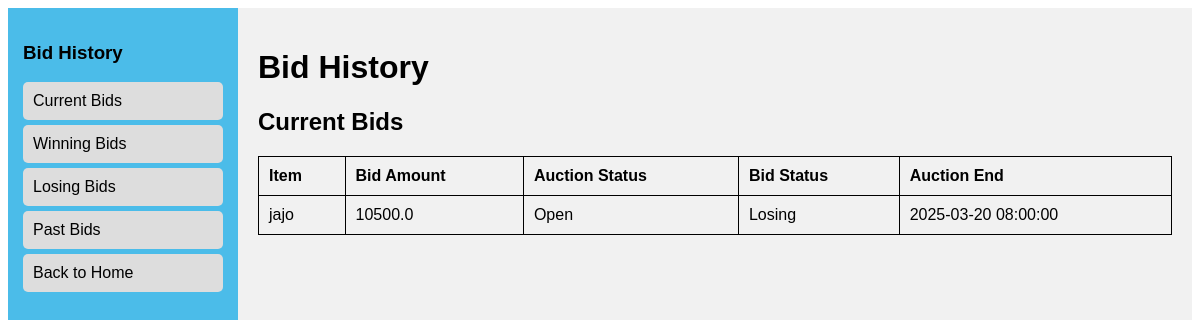
The app's page /bid_history (signed in) with its own data.
### models.py (models this page shows)
class AuctionItem(db.Model):
    id = db.Column(db.Integer, primary_key=True)
    title = db.Column(db.String(100), nullable=False)
    description = db.Column(db.Text, nullable=False)
    starting_price = db.Column(db.Float, nullable=False)
    image = db.Column(db.String(100), nullable=True)
    end_time = db.Column(db.DateTime(timezone=True), nullable=False, default=lambda: datetime.now(timezone.utc))
    bids = db.relationship('Bid', backref='auction_item', lazy=True)
    category = db.Column(db.String(50), nullable=False)  # New field for category
    additional_images = db.relationship('AdditionalImage', back_populates='auction_item', cascade="all, delete-orphan")
    serial_number = db.Column(db.String(50), nullable=True)
    model = db.Column(db.String(50), nullable=True)
    year_of_manufacture = db.Column(db.String(4), nullable=True)
    color = db.Column(db.String(30), nullable=True)
    primary_damage = db.Column(db.String(50), nullable=True)
    secondary_damage = db.Column(db.String(50), nullable=True)
    VIN = db.Column(db.String(17), nullable=True)
    odometer = db.Column(db.Integer, nullable=True)
    working = db.Column(db.String(10), nullable=True)  # Yes/No/Not Applicable
    sale_status = db.Column(db.String(20), default='Open')  # Open, Closed, or Sold

class Bid(db.Model):
    id = db.Column(db.Integer, primary_key=True)
    user_id = db.Column(db.Integer, db.ForeignKey('user.id'), nullable=False)
    auction_id = db.Column(db.Integer, db.ForeignKey('auction_item.id'), nullable=False)
    bid_amount = db.Column(db.Float, nullable=False)
    timestamp = db.Column(db.DateTime, default=datetime.now)
    user = db.relationship('User', backref='bids')

### app.py (the view)
@app.route('/bid_history')
@login_required
def bid_history():
    user_bids = Bid.query.filter_by(user_id=current_user.id).join(AuctionItem).all()
    current_bids = []
    winning_bids = []
    losing_bids = []
    bid_history = []
    for bid in user_bids:
        auction = db.session.get(AuctionItem, bid.auction_id)
        status = get_bid_status(current_user.id, auction)
        bid_info = {
            "item": auction.title,
            "bid_amount": bid.bid_amount,
            "auction_status": auction.sale_status,
            "bid_status": status,
            "auction_end": auction.end_time
        }
        if auction.sale_status == "Open":
            if status == "Winning":
                winning_bids.append(bid_info)
            else:
                losing_bids.append(bid_info)
            current_bids.append(bid_info)
        else:
            bid_info["bid_status"] = "Won" if status == "Winning" else "Lost"
            bid_history.append(bid_info)
    return render_template('bid_history.html', current_bids=current_bids, winning_bids=winning_bids,
                           losing_bids=losing_bids, bid_history=bid_history)

### app.py (called while the page is built)
@app.context_processor
def inject_user_model():
    from models import User  # Import your User model here
    return dict(User=User)

@login_manager.user_loader
def load_user(user_id):
    return db.session.get(User, int(user_id))

def get_bid_status(user_id, auction):
    highest_bid = Bid.query.filter_by(auction_id=auction.id).order_by(Bid.bid_amount.desc()).first()
    if highest_bid and highest_bid.user_id == user_id:
        return "Winning"
    return "Losing"

### templates/bid_history.html (shortened to what this page needs)
<!DOCTYPE html>
<html lang="en">
<head>
</head>
<body>
    <div class="sidebar">
        <h3>Bid History</h3>
        <a href="#" onclick="showTable('current-bids')">Current Bids</a>
        <a href="#" onclick="showTable('winning-bids')">Winning Bids</a>
        <a href="#" onclick="showTable('losing-bids')">Losing Bids</a>
        <a href="#" onclick="showTable('past-bids')">Past Bids</a>
        <a href="{{ url_for('home') }}">Back to Home</a>
    </div>
    <div class="content">
        <h1>Bid History</h1>
        <div id="current-bids" class="table-section">
            <h2>Current Bids</h2>
            <table>
                <tr>
                    <th>Item</th>
                    <th>Bid Amount</th>
                    <th>Auction Status</th>
                    <th>Bid Status</th>
                    <th>Auction End</th>
                </tr>
                {% for bid in current_bids %}
                <tr>
                    <td>{{ bid.item }}</td>
                    <td>{{ bid.bid_amount }}</td>
                    <td>{{ bid.auction_status }}</td>
                    <td>{{ bid.bid_status }}</td>
                    <td>{{ bid.auction_end }}</td>
                </tr>
                {% endfor %}
            </table>
        </div>
    </div>
</body>
</html>

### templates/bid_history.html (style rules this page uses)
body { font-family: Arial, sans-serif; display: flex; }
.sidebar { width: 200px; background-color:rgb(75, 188, 233); padding: 15px; height: 100vh; }
.sidebar a { display: block; padding: 10px; margin: 5px 0; text-decoration: none; color: black; background-color: #ddd; border-radius: 5px; }
.content { flex-grow: 1; padding: 20px; background-color: #f1f1f1; }
table { width: 100%; border-collapse: collapse; margin-top: 20px; }
table, th, td { border: 1px solid black; padding: 10px; text-align: left; }

### records on screen
AuctionItem: item "jajo", auction_status "Open", auction_end "2025-03-20 08:00:00"
Bid: bid_amount "10500.0"

### other values on screen
{{ bid.bid_status }} "Losing"
